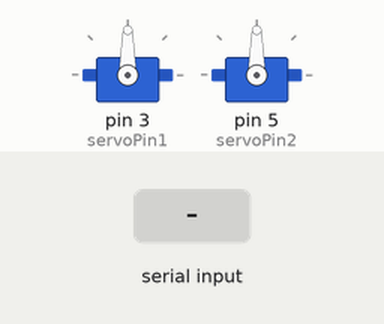
Bench run of a sketch on a simulated Arduino Uno, built with avr-gcc and run on an emulated ATmega328P. On the bench: 2 × servo. The inputs (shaded band) are chosen by the test bench.

Above: at 1.7 s.
1.8 s: "90,45\n" received over Serial
At 2.4 s:
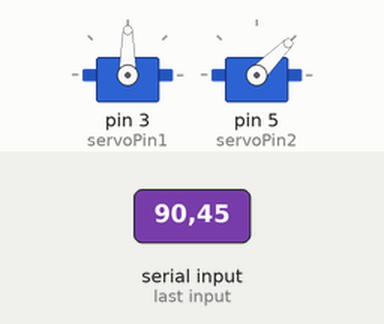
3.3 s: "30,150\n" received over Serial
At 3.7 s:
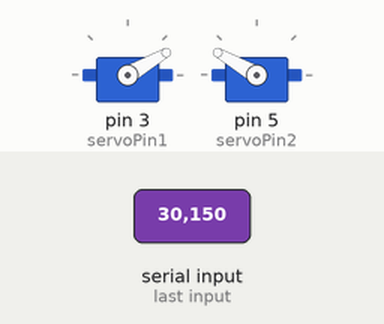
4.8 s: "1,90\n" received over Serial
At 6.1 s:
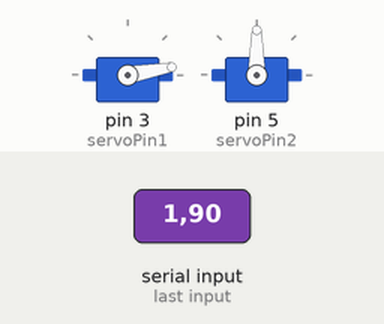
Timing chart, 0 to 7.8 s (numbered marks = the images above; inputs shaded):
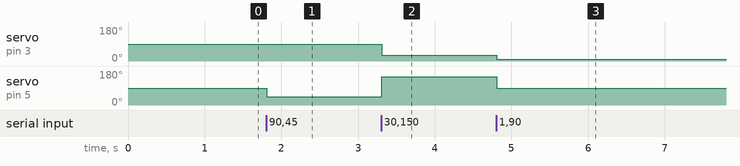

The sketch:

servo_2motors.ino
```cpp
// Controlling two Servo motors from Max
// - - - - - - - similar as Analog Outputs

// import the Servo library
#include <Servo.h>
// Create the servo objects
Servo myservo1;
Servo myservo2;


const int servoPin1 = 3;
const int servoPin2 = 5;
// variables for the minimal and maximal degrees
int minD = 10;  // not less then 0 and more then maxD
int maxD = 180; // not less then minD and more then 180


void setup() {
  //create & open the serial connection
  Serial.begin(9600);
  // Attach the Servo variable to pins
  myservo1.attach(servoPin1);
  myservo2.attach(servoPin2);
  delay(500);
}

void loop() {
  // if there's any serial available, read it:
  while (Serial.available() > 0) {
    // look for the next valid integer in the incoming serial stream:
    int servoValue1 = Serial.parseInt();
    // do it again:
    int servoValue2 = Serial.parseInt();
    // look for the newline. That's the end of your sentence:
    if (Serial.read() == '\n') {
      // constrain the values with variables
      // 0 to 180 is the maximal range of a normal servo
      servoValue1 = constrain(servoValue1, minD, maxD);
      servoValue2 = constrain(servoValue2, minD, maxD);
      // set the servos:
      myservo1.write(servoValue1);
      myservo2.write(servoValue2);
    }
  }
  delay(15);
}
```

Measured:
- after the input at 1.8 s, servo on pin 5 (servoPin2): 90° → 45° at once
- after the input at 3.3 s, servo on pin 3 (servoPin1): 90° → 30° at once; servo on pin 5 (servoPin2): 45° → 150° at once
- after the input at 4.8 s, servo on pin 3 (servoPin1): 30° → 10° at once; servo on pin 5 (servoPin2): 150° → 90° at once
